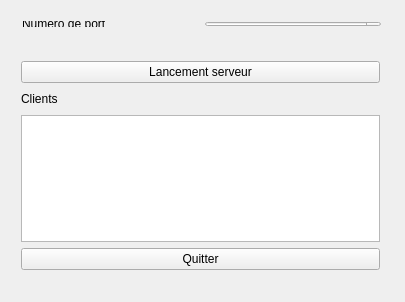
<?xml version="1.0" encoding="UTF-8"?>
<ui version="4.0">
 <class>ServeurWidget</class>
 <widget class="QWidget" name="ServeurWidget">
  <property name="geometry">
   <rect>
    <x>0</x>
    <y>0</y>
    <width>405</width>
    <height>302</height>
   </rect>
  </property>
  <property name="windowTitle">
   <string>ServeurWidget</string>
  </property>
  <widget class="QWidget" name="">
   <property name="geometry">
    <rect>
     <x>10</x>
     <y>50</y>
     <width>381</width>
     <height>231</height>
    </rect>
   </property>
   <layout class="QVBoxLayout" name="verticalLayout">
    <item>
     <widget class="QPushButton" name="pushButtonLancerServeur">
      <property name="text">
       <string>Lancement serveur</string>
      </property>
     </widget>
    </item>
    <item>
     <layout class="QHBoxLayout" name="horizontalLayout_2">
      <item>
       <widget class="QLabel" name="labelClients">
        <property name="text">
         <string>Clients</string>
        </property>
       </widget>
      </item>
      <item>
       <spacer name="horizontalSpacer_2">
        <property name="orientation">
         <enum>Qt::Horizontal</enum>
        </property>
        <property name="sizeHint" stdset="0">
         <size>
          <width>328</width>
          <height>20</height>
         </size>
        </property>
       </spacer>
      </item>
     </layout>
    </item>
    <item>
     <widget class="QTextEdit" name="textEditLog">
      <property name="cursor" stdset="0">
       <cursorShape>ArrowCursor</cursorShape>
      </property>
      <property name="readOnly">
       <bool>true</bool>
      </property>
     </widget>
    </item>
    <item>
     <widget class="QPushButton" name="pushButtonQuitter">
      <property name="text">
       <string>Quitter</string>
      </property>
     </widget>
    </item>
   </layout>
  </widget>
  <widget class="QWidget" name="">
   <property name="geometry">
    <rect>
     <x>11</x>
     <y>10</y>
     <width>381</width>
     <height>28</height>
    </rect>
   </property>
   <layout class="QHBoxLayout" name="horizontalLayout">
    <item>
     <widget class="QLabel" name="labelPort">
      <property name="text">
       <string>Numéro de port</string>
      </property>
     </widget>
    </item>
    <item>
     <widget class="QSpinBox" name="spinBoxPort">
      <property name="maximum">
       <number>10000</number>
      </property>
      <property name="value">
       <number>1025</number>
      </property>
     </widget>
    </item>
   </layout>
  </widget>
 </widget>
 <layoutdefault spacing="6" margin="11"/>
 <resources/>
 <connections>
  <connection>
   <sender>pushButtonQuitter</sender>
   <signal>clicked()</signal>
   <receiver>ServeurWidget</receiver>
   <slot>close()</slot>
   <hints>
    <hint type="sourcelabel">
     <x>232</x>
     <y>285</y>
    </hint>
    <hint type="destinationlabel">
     <x>373</x>
     <y>90</y>
    </hint>
   </hints>
  </connection>
 </connections>
</ui>
